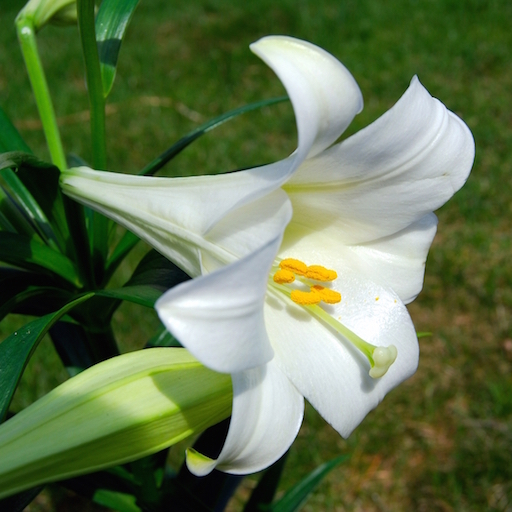
#> input picture 02.AI_ML/ml_data/lily.jpg, 512 x 512 px, found by its file name
$ python quant.py   (older library calls are emulated)
#> lines starting #> are read from the running program, lines starting #| are printed output that depends on the picture
# -*- coding: utf-8 -*-
from __future__ import unicode_literals
import numpy as np
import scipy.misc as sm
import sklearn.cluster as sc
import matplotlib.pyplot as mp
image = sm.imread(
    '../../data/lily.jpg', True).astype(np.uint8)
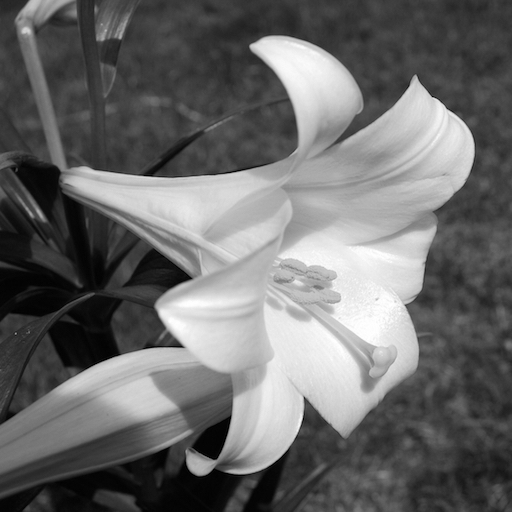
#> image: shape (512, 512); min 0, max 255, mean 106.2
x = image.reshape(-1, 1)
model = sc.KMeans(n_clusters=2)
model.fit(x)
y = model.labels_
centers = model.cluster_centers_.squeeze()
quanted = centers[y].reshape(image.shape)
mp.figure('Image', facecolor='lightgray')
mp.title('Image', fontsize=20)
mp.axis('off')
mp.imshow(image, cmap='gray')
mp.figure('Quanted', facecolor='lightgray')
mp.title('Quanted', fontsize=20)
mp.axis('off')
mp.imshow(quanted, cmap='gray')
mp.show()
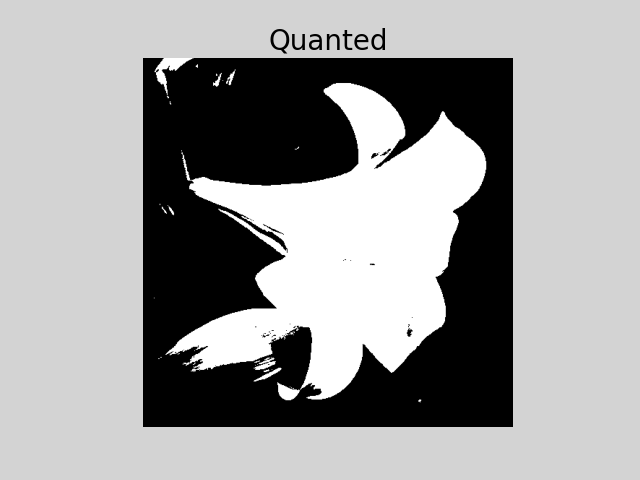
#> figure drawn by matplotlib, 1 panel

$ run again, with 02.AI_ML/ml_data/deformed.jpg copied over 02.AI_ML/ml_data/lily.jpg
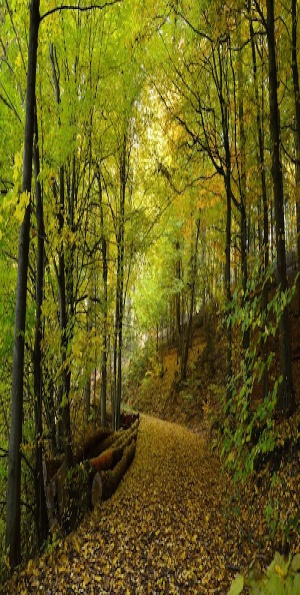
#> input picture 02.AI_ML/ml_data/deformed.jpg, 300 x 595 px, found by its file name
#> `image = sm.imread( '../../data/lily.jpg', True).astype(np.uint8)`:
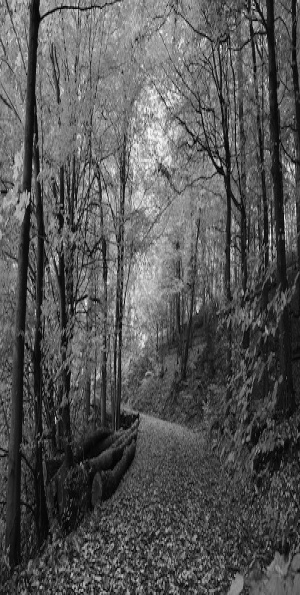
#> image: shape (595, 300); min 0, max 250, mean 85.7
#> `mp.show()`:
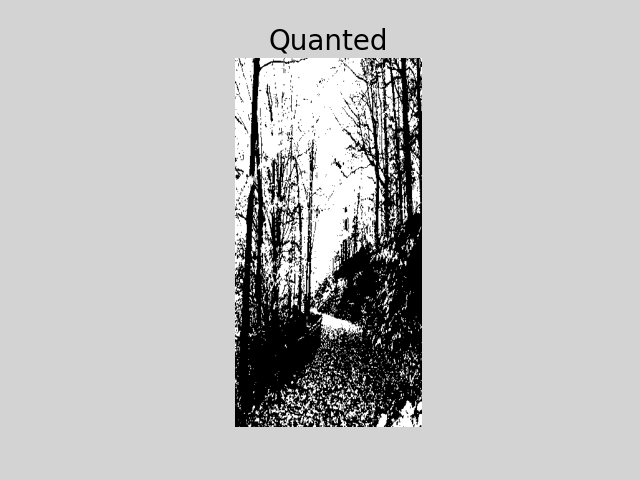
#> figure drawn by matplotlib, 1 panel
